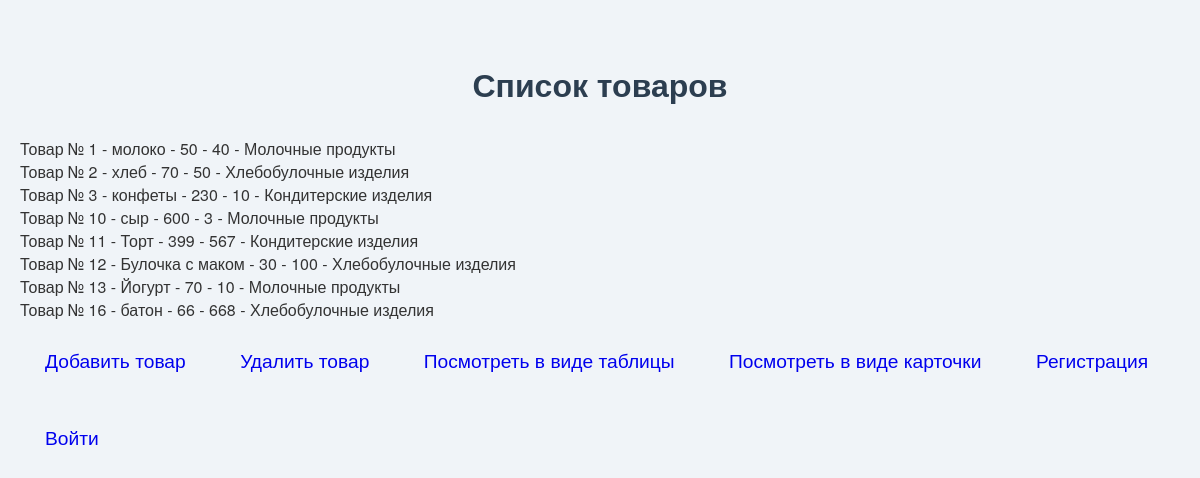
Screenshot of /thmyhcr-m1/index.php with the database file from the repository.
### tables this page shows
CREATE TABLE `tovars` (
  `id` int NOT NULL,
  `name` varchar(100) NOT NULL,
  `cena` float NOT NULL,
  `kol` int NOT NULL,
  `srok` date NOT NULL,
  `id_cat` int NOT NULL
);

CREATE TABLE `categories` (
  `id_cat` int NOT NULL,
  `category` varchar(60) NOT NULL
);

### thmyhcr-m1/tovars.php (the view, shortened to what this page needs)
<?php
include "bdconnect.php";
$sql = "SELECT*FROM tovars, categories WHERE tovars.id_cat=categories.id_cat;";
$result = mysqli_query ($link, $sql) or die("Query failed");
while ($row = mysqli_fetch_array($result))
{
printf ("Товар №  %s - %s - %s - %s - %s<br>", $row['id'], $row['name'], $row['cena'], $row['kol'], $row['category']);
}
?>

### thmyhcr-m1/index.php (shortened to what this page needs)
<!DOCTYPE html>
<html lang="ru">
<head>
</head>
<body>
<h1>Список товаров</h1>
<?php
include "tovars.php";
?>
<div class="links">
  <a href="vvod_tovars.php">Добавить товар</a>
  <a href="ud_tovars.php">Удалить товар</a>
  <a href="table_tovars.php">Посмотреть в виде таблицы</a>
  <a href="karta_tovars.php">Посмотреть в виде карточки</a>
  <a href="registr.php">Регистрация</a>
  <a href="login.php">Войти</a>
</div>
</body>
</html>

### thmyhcr-m1/index.php (style rules this page uses)
body { font-family: 'Helvetica Neue', sans-serif; background-color: #f0f4f8; margin: 0; padding: 40px 20px; color: #333; }
h1 { text-align: center; margin-bottom: 30px; color: #2c3e50; font-size: 2em; }
a { display: inline-block; margin: 10px 0; padding: 15px 25px; background-color:rgb(227, 132, 240) color: #fff; text-decoration: none; border-radius: 8px; font-size: 1.2em; transition: background-color 0.3s, transform 0.2s; }

### rows the page displays
tovars: id "1", name "молоко", cena "50", kol "40", id_cat.category "Молочные продукты"
tovars: id "2", name "хлеб", cena "70", kol "50", id_cat.category "Хлебобулочные изделия"
tovars: id "3", name "конфеты", cena "230", kol "10", id_cat.category "Кондитерские изделия"
tovars: id "10", name "сыр", cena "600", kol "3", id_cat.category "Молочные продукты"
tovars: id "11", name "Торт", cena "399", kol "567", id_cat.category "Кондитерские изделия"
tovars: id "12", name "Булочка с маком", cena "30", kol "100", id_cat.category "Хлебобулочные изделия"
tovars: id "13", name "Йогурт", cena "70", kol "10", id_cat.category "Молочные продукты"
tovars: id "16", name "батон", cena "66", kol "668", id_cat.category "Хлебобулочные изделия"
